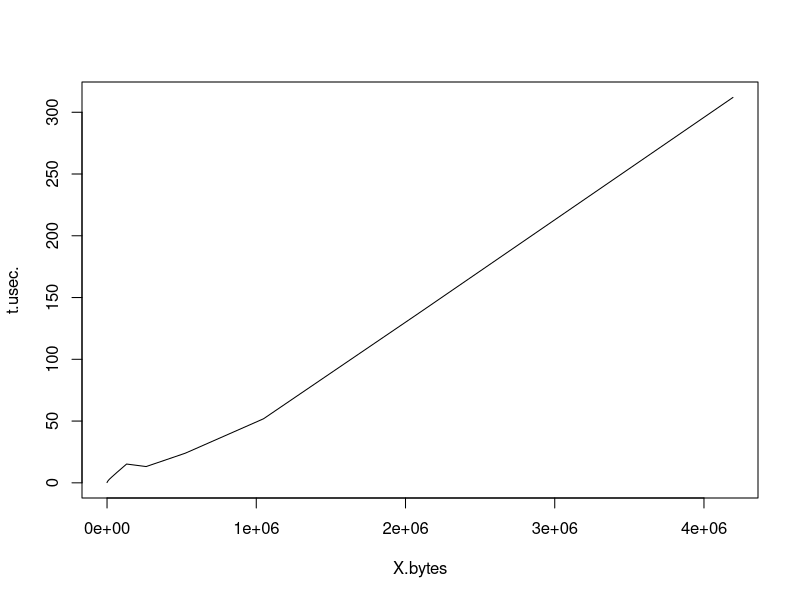

The R script that drew this image:
# read csv assignment 1 
setwd("~/Documents/hpc_assignment1/section2")
core_ucx <- data.frame(read.csv("core_ucx.csv"))
core_vader <- data.frame(read.csv("core_vader.csv"))

socket_ucx <- data.frame(read.csv("socket_ucx.csv"))
core_vader <- data.frame(read.csv("core_vader.csv"))

attach(core_ucx)
plot(X.bytes, t.usec., type='l')
